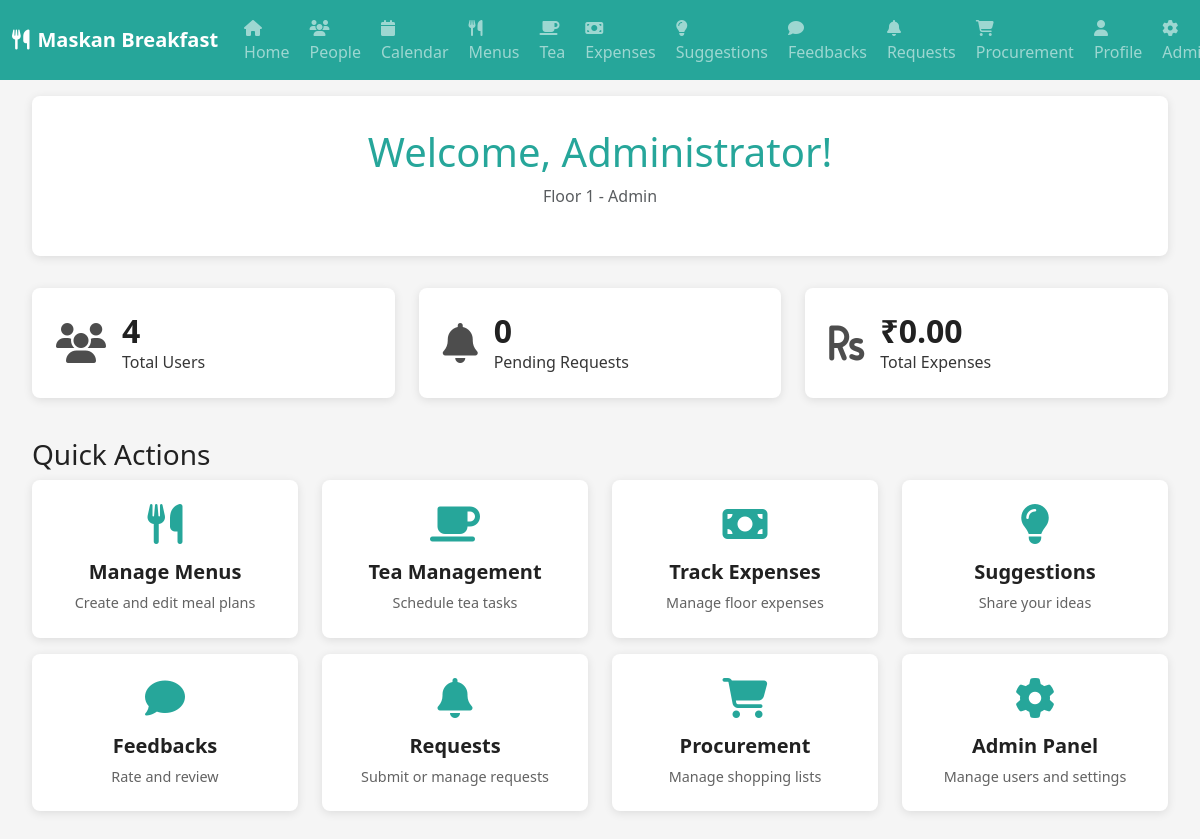
The page /dashboard (signed in) on the database its author committed.
### models.py (models this page shows)
class User(db.Model):
    id = db.Column(db.Integer, primary_key=True)
    username = db.Column(db.String(64), unique=True, nullable=True)
    email = db.Column(db.String(120), unique=True, nullable=False)
    password_hash = db.Column(db.String(256))
    role = db.Column(db.String(20), nullable=False)
    floor = db.Column(db.Integer, nullable=True)
    is_verified = db.Column(db.Boolean, default=False)
    created_at = db.Column(db.DateTime, default=datetime.utcnow)
    updated_at = db.Column(db.DateTime, default=datetime.utcnow, onupdate=datetime.utcnow)

### routes.py (the view)
@app.route('/dashboard')
def dashboard():
    if 'user_id' not in session:
        return redirect(url_for('login'))
    user = User.query.get(session['user_id'])
    if not user:
        session.clear()
        return redirect(url_for('login'))
    stats = {
        'user_count': User.query.filter_by(floor=user.floor).count(),
        'pending_requests': Request.query.filter_by(floor=user.floor, status='pending').count(),
        'weekly_expenses': sum([e.amount for e in Expense.query.filter_by(floor=user.floor).all()])
    }
    return render_template('dashboard.html', user=user, stats=stats)

### routes.py (called while the page is built)
@app.context_processor
def inject_user():
    if 'user_id' in session:
        user = User.query.get(session['user_id'])
        return dict(current_user=user)
    return dict(current_user=None)

### templates/dashboard.html (shortened to what this page needs)
{% extends "base.html" %}
{% block content %}
<div class="container-fluid">
    <div class="row">
        <div class="col-12">
            <div class="welcome-header">
                <h1>Welcome, {{ user.username or user.email }}!</h1>
                <p class="text-muted">Floor {{ user.floor }} - {{ user.role.title() }}</p>
            </div>
        </div>
    </div>
    <div class="row mb-4">
        <div class="col-md-4">
            <div class="stat-card">
                <div class="stat-icon">
                    <i class="fas fa-users"></i>
                </div>
                <div class="stat-content">
                    <h3>{{ stats.user_count }}</h3>
                    <p>Total Users</p>
                </div>
            </div>
        </div>
        <div class="col-md-4">
            <div class="stat-card">
                <div class="stat-icon">
                    <i class="fas fa-bell"></i>
                </div>
                <div class="stat-content">
                    <h3>{{ stats.pending_requests }}</h3>
                    <p>Pending Requests</p>
                </div>
            </div>
        </div>
        <div class="col-md-4">
            <div class="stat-card">
                <div class="stat-icon">
                    <i class="fas fa-rupee-sign"></i>
                </div>
                <div class="stat-content">
                    <h3>₹{{ "%.2f"|format(stats.weekly_expenses) }}</h3>
                    <p>Total Expenses</p>
                </div>
            </div>
        </div>
    </div>
    <div class="row">
        <div class="col-12">
            <h3>Quick Actions</h3>
        </div>
    </div>
    <div class="row">
        {% if user.role in ['admin', 'pantryHead'] %}
        <div class="col-md-3 mb-3">
            <a href="{{ url_for('menus') }}" class="action-card">
                <i class="fas fa-utensils"></i>
                <h5>Manage Menus</h5>
                <p>Create and edit meal plans</p>
            </a>
        </div>
        {% endif %}
        {% if user.role in ['admin', 'teaManager'] %}
        <div class="col-md-3 mb-3">
            <a href="{{ url_for('tea') }}" class="action-card">
                <i class="fas fa-coffee"></i>
                <h5>Tea Management</h5>
                <p>Schedule tea tasks</p>
            </a>
        </div>
        {% endif %}
        {% if user.role in ['admin', 'pantryHead'] %}
        <div class="col-md-3 mb-3">
            <a href="{{ url_for('expenses') }}" class="action-card">
                <i class="fas fa-money-bill"></i>
                <h5>Track Expenses</h5>
                <p>Manage floor expenses</p>
            </a>
        </div>
        {% endif %}
        <div class="col-md-3 mb-3">
            <a href="{{ url_for('suggestions') }}" class="action-card">
                <i class="fas fa-lightbulb"></i>
                <h5>Suggestions</h5>
                <p>Share your ideas</p>
            </a>
        </div>
        <div class="col-md-3 mb-3">
            <a href="{{ url_for('feedbacks') }}" class="action-card">
                <i class="fas fa-comment"></i>
                <h5>Feedbacks</h5>
                <p>Rate and review</p>
            </a>
        </div>
        <div class="col-md-3 mb-3">
            <a href="{{ url_for('requests') }}" class="action-card">
                <i class="fas fa-bell"></i>
                <h5>Requests</h5>
                <p>Submit or manage requests</p>
            </a>
        </div>
        {% if user.role in ['admin', 'pantryHead'] %}
        <div class="col-md-3 mb-3">
            <a href="{{ url_for('procurement') }}" class="action-card">
                <i class="fas fa-shopping-cart"></i>
                <h5>Procurement</h5>
                <p>Manage shopping lists</p>
            </a>
        </div>
        {% endif %}
        {% if user.role == 'admin' %}
        <div class="col-md-3 mb-3">
            <a href="{{ url_for('admin') }}" class="action-card">
                <i class="fas fa-cog"></i>
                <h5>Admin Panel</h5>
                <p>Manage users and settings</p>
            </a>
        </div>
        {% endif %}
    </div>
</div>
{% endblock %}

### static/style.css (style rules this page uses)
:root { --teal-primary: #26A69A; --teal-dark: #00695C; --teal-light: #4DB6AC; --teal-lighter: #B2DFDB; --white: #FFFFFF; --light-gray: #F5F5F5; --gray: #9E9E9E; --dark-gray: #424242; --black: #212121; --success: #4CAF50; --warning: #FF9800; --danger: #F44336; --info: #2196F3; --shadow: 0 2px 10px rgba(0,0,0,0.1); --shadow-hover: 0 4px 20px rgba(0,0,0,0.15); --border-radius: 8px; --transition: all 0.3s ease; }
* { box-sizing: border-box; }
body { font-family: 'Segoe UI', Tahoma, Geneva, Verdana, sans-serif; background-color: var(--light-gray); color: var(--black); transition: var(--transition); }
.welcome-header { text-align: center; margin-bottom: 2rem; padding: 2rem; background: var(--white); border-radius: var(--border-radius); box-shadow: var(--shadow); }
.welcome-header h1 { color: var(--teal-primary); margin-bottom: 0.5rem; }
.stat-card { background: var(--white); border-radius: var(--border-radius); padding: 1.5rem; box-shadow: var(--shadow); transition: var(--transition); display: flex; align-items: center; margin-bottom: 1rem; }
.stat-icon { font-size: 2.5rem; margin-right: 1rem; opacity: 0.8; }
.stat-content h3 { margin: 0; font-size: 2rem; font-weight: bold; }
.stat-content p { margin: 0; opacity: 0.9; }
.action-card { display: block; background: var(--white); border-radius: var(--border-radius); padding: 1.5rem; text-decoration: none; color: var(--black); box-shadow: var(--shadow); transition: var(--transition); text-align: center; height: 100%; }
.action-card i { font-size: 2.5rem; color: var(--teal-primary); margin-bottom: 1rem; }
.action-card h5 { margin-bottom: 0.5rem; font-weight: bold; }
.action-card p { margin: 0; opacity: 0.7; font-size: 0.9rem; }
.card, .stat-card, .action-card { animation: fadeIn 0.5s ease-out; }

### rows shown on the page
User: username "Administrator", floor "1", role "Admin"

### other values the page prints
{{ stats.user_count }} "4"
{{ stats.pending_requests }} "0"
{{ "%.2f"|format(stats.weekly_expenses) }} "0.00"
